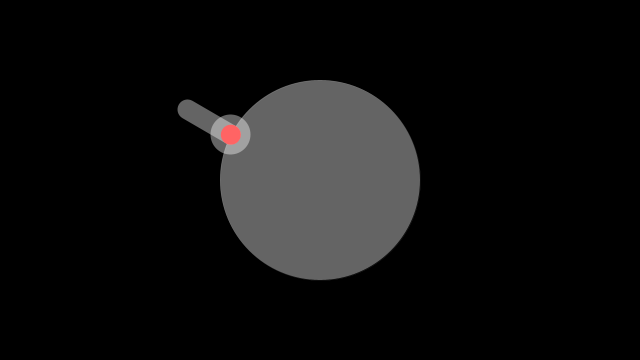
Frame 1 (no input)
Frame 60 (the mouse pressed at the canvas centre just before this capture): identical to frame 1, image omitted
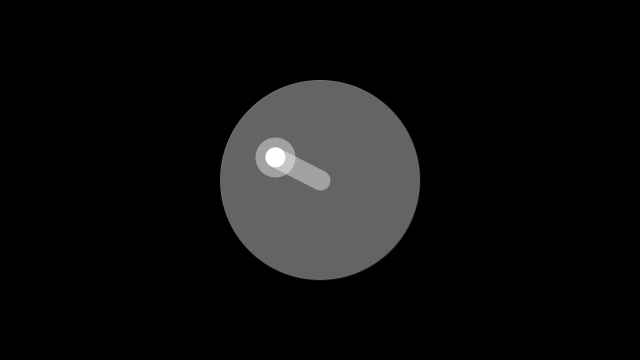
Frame 120 (the mouse held since frame 60 and released just before this capture)

The Processing sketch that drew these frames (run headless with seeded random() and noise(); from frame 60 on, the mouse is pressed at the canvas centre):

// Processing sketch: ARM_SEG3FOLLOW
// ── ARM_SEG3FOLLOW.pde
/**
 * Follow 1  
 * based on code from Keith Peters. 
 * 
 * A line segment is pushed and pulled by the cursor.
 */

float x = 100;
float y = 100;
float angle1 = 0.0;
float segLength = 50;

void setup() {
  size(640, 360);
  strokeWeight(20.0);
  stroke(255, 100);
}

void draw() {
  background(0);
  
  float dx = mouseX - x;
  float dy = mouseY - y;
  angle1 = atan2(dy, dx);  
  x = mouseX - (cos(angle1) * segLength);
  y = mouseY - (sin(angle1) * segLength);
  
  strokeWeight(0);
  fill(255,100);
  ellipse(width/2, height/2, 200, 200);
  
  if(sq(x - width/2) + sq(y - height/2) > sq(100)){
    fill(255,0,0);
    float dfx = x - width/2;
    float dfy = y - height/2;
    float anglef = atan2(dfy, dfx);
    float fx = width/2 + (cos(anglef) * 100);
    float fy = height/2 + (sin(anglef) * 100);
    float mfx = mouseX - fx;
    float mfy = mouseY - fy;
    float anglem = atan2(mfy, mfx);
    float mx = fx + (cos(anglem) * segLength);
    float my = fy + (sin(anglem) * segLength);
    strokeWeight(20.0);
    line(fx, fy, mx, my); 
    ellipse(fx, fy, 20, 20);
  }else{
    fill(255);
    strokeWeight(20.0);
    line(x, y, mouseX, mouseY); 
    ellipse(x, y, 20, 20);
  }
}
